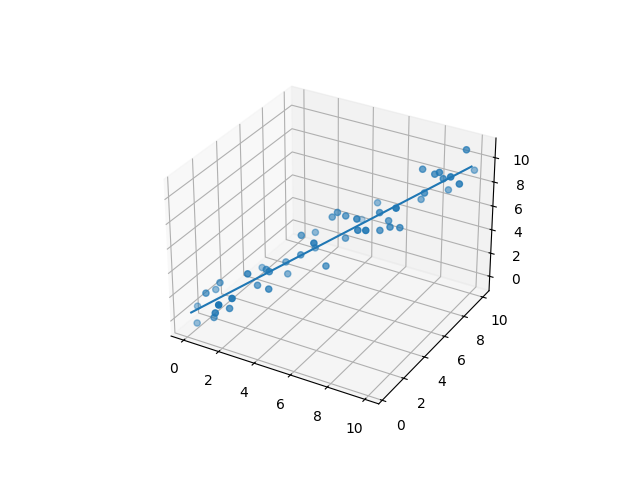

This figure's Python source:
from regression import regression_multi_D_output
import numpy as np
import matplotlib.pyplot as plt
from pathlib import Path

this = Path(__file__).resolve().parent

xvals = np.linspace(0, 10, 50)
yvals = xvals + np.random.uniform(-1, 1, 50)
zvals = yvals + np.random.uniform(-1, 1, 50)

dpoints = np.array([xvals, yvals, zvals]).T
polyorder = 1

f, *_ = regression_multi_D_output(dpoints, polyorder, 2)

xvals_fit = xvals
yz = [f(x) for x in xvals_fit]
yvals_fit = [k[0] for k in yz]
zvals_fit = [k[1] for k in yz]

fig = plt.figure()
ax = fig.add_subplot(projection='3d')

ax.scatter(xvals, yvals, zvals, marker="o")
ax.plot(xvals_fit, yvals_fit, zvals_fit)
plt.show()
plt.savefig(this/'test_parametrisation')